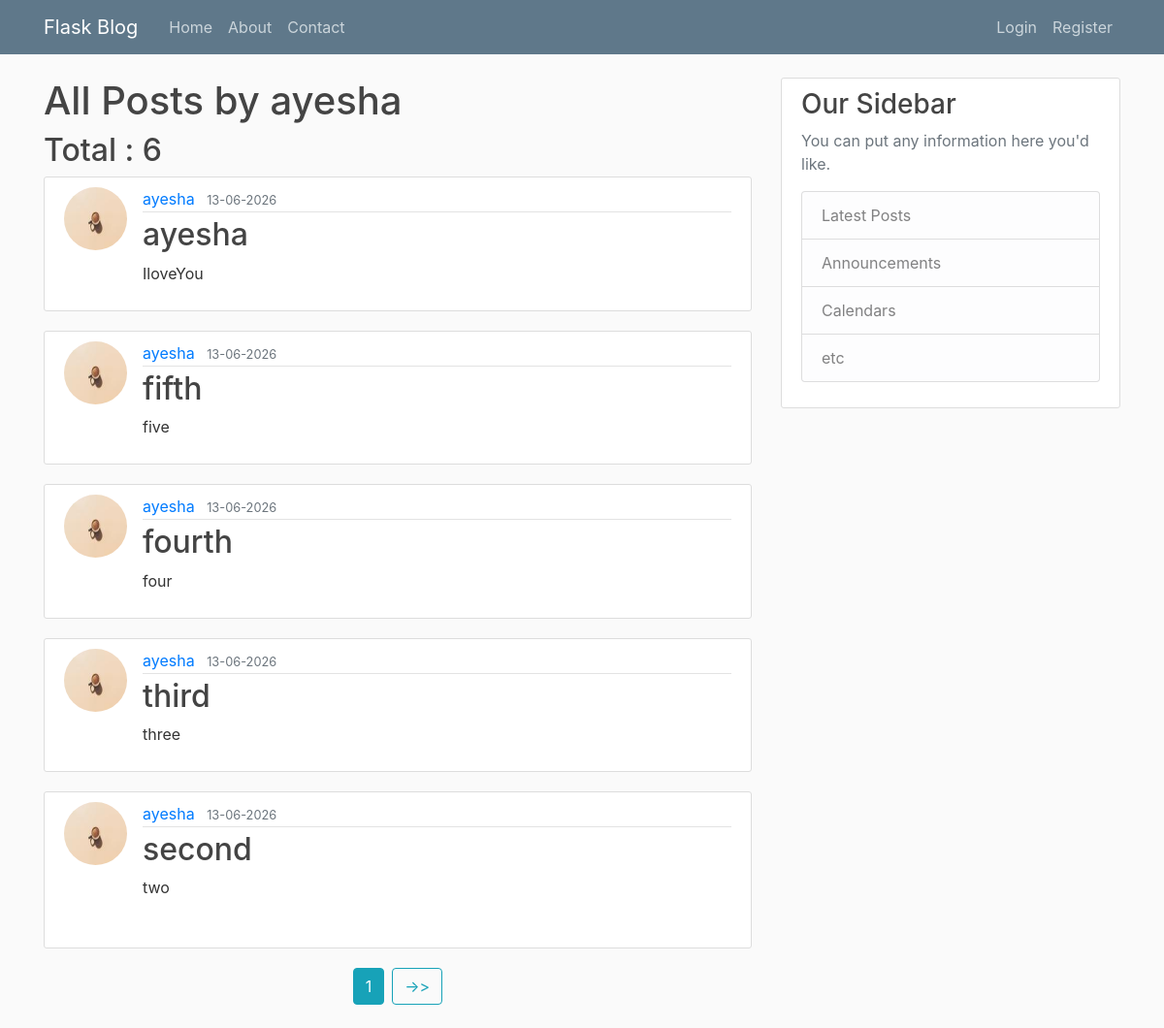
/user/ayesha, run on the app's committed database.
### flask_blog/models.py (models this page shows, shortened)
class User(db.Model, UserMixin):
    id = db.Column(db.Integer,  primary_key = True)
    username = db.Column(db.String(20), unique = True, nullable = False)
    email = db.Column(db.String(120), unique = True, nullable = False)
    image_file = db.Column(db.String(20), default = 'default.jpg', nullable = False)
    password = db.Column(db.String(60), nullable = False)
    posts = db.relationship('Post', backref='author', lazy=True)

class Post(db.Model):
    id = db.Column(db.Integer, primary_key=True)
    title = db.Column(db.String(100), nullable = False)
    dateposted = db.Column(db.DateTime, nullable = False, default=lambda: datetime.now(timezone.utc))
    content = db.Column(db.Text, nullable = False)
    user_id = db.Column(db.Integer, db.ForeignKey('user.id'), nullable = False)

### flask_blog/routes.py (the view)
@app.route('/user/<string:username>')
def user_posts(username):
    page = request.args.get('page', 1, type=int)
    user = User.query.filter_by(username=username).first_or_404()
    posts = Post.query.filter_by(author=user).order_by(Post.dateposted.desc()).paginate(page=page, per_page=5)
    return render_template('user_post.html', posts=posts, user=user)

### flask_blog/templates/user_post.html (shortened to what this page needs)
{% extends "layouts.html" %}
{% block content %}
    <h1>All Posts by {{ user.username }}</h1>
    <h2>Total : {{ posts.total }}</h2>
    {% for post in posts.items %}
        <article class="media content-section">
            <img class="rounded-circle article-img" src="{{ url_for('static', filename='profile_pics/' + post.author.image_file) }}">
            <div class="media-body">
                <div class="article-metadata">
                <a class="mr-2" href="{{ url_for('user_posts', username=post.author.username) }}">{{ post.author.username }}</a>
                <small class="text-muted">{{ post.dateposted.strftime("%d-%m-%Y") }}</small>
                </div>
                <h2><a class="article-title" href="{{ url_for('post_page', post_id=post.id) }}">{{ post.title }}</a></h2>
                <p class="article-content">{{ post.content }}</p>
            </div>
        </article>
    {% endfor %}
    <div class="d-flex justify-content-center">
        {% for page_num in posts.iter_pages(left_edge=1, right_edge=1, left_current=1, right_current=1) %}
            {% if page_num %}
                {% if page_num == posts.page %}
                <a class="btn btn-info mb-4 mr-1 ml-1" href="{{ url_for('user_posts', username=user.username, page=page_num) }}">{{ page_num }}</a>
                {% else %}
                    {% if page_num == posts.pages %}
                        <a class="btn btn-outline-info mb-4 mr-1 ml-1" href="{{ url_for('user_posts', username=user.username, page=page_num) }}">->></a>
                    {% elif page_num == 1 %}
                        <a class="btn btn-outline-info mb-4 mr-1 ml-1" href="{{ url_for('user_posts', username=user.username, page=page_num) }}"><<-</a>
                    {% elif page_num > posts.page %}
                        <a class="btn btn-outline-info mb-4 mr-1 ml-1" href="{{ url_for('user_posts', username=user.username, page=page_num) }}">-></a>
                    {% else %}
                        <a class="btn btn-outline-info mb-4 mr-1 ml-1" href="{{ url_for('user_posts', username=user.username, page=page_num) }}"><-</a>
                    {% endif %}
                {% endif %}
            {% endif %}
        {% endfor %}
    </div>
{% endblock content %}

### flask_blog/static/main.css (style rules this page uses)
body { background: #fafafa; color: #333333; margin-top: 5rem; }
h1, h2, h3, h4, h5, h6 { color: #444444; }
.content-section { background: #ffffff; padding: 10px 20px; border: 1px solid #dddddd; border-radius: 3px; margin-bottom: 20px; }
.article-title { color: #444444; }
.article-content { white-space: pre-line; }
.article-img { height: 65px; width: 65px; margin-right: 16px; }
.article-metadata { padding-bottom: 1px; margin-bottom: 4px; border-bottom: 1px solid #e3e3e3 }

### data on the page
User: username "ayesha"
Post: image_file (picture), author.username "ayesha", dateposted "13-06-2026", title "ayesha", content "IloveYou"
Post: image_file (picture), author.username "ayesha", dateposted "13-06-2026", title "fifth", content "five"
Post: image_file (picture), author.username "ayesha", dateposted "13-06-2026", title "fourth", content "four"
Post: image_file (picture), author.username "ayesha", dateposted "13-06-2026", title "third", content "three"
Post: image_file (picture), author.username "ayesha", dateposted "13-06-2026", title "second", content "two"

### other printed values
{{ posts.total }} "6"
{{ page_num }} "1"
